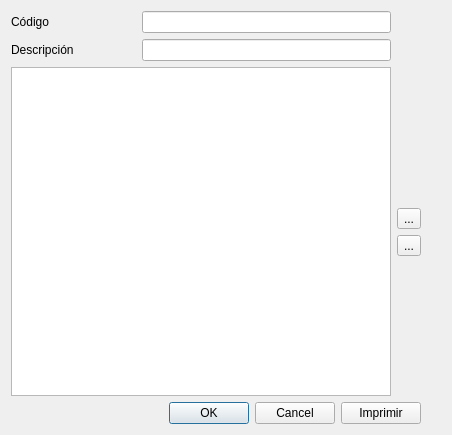
<?xml version="1.0" encoding="UTF-8"?>
<ui version="4.0">
 <class>KitFicha</class>
 <widget class="QDialog" name="KitFicha">
  <property name="geometry">
   <rect>
    <x>0</x>
    <y>0</y>
    <width>452</width>
    <height>435</height>
   </rect>
  </property>
  <property name="windowTitle">
   <string>Ficha de kit</string>
  </property>
  <layout class="QGridLayout" name="gridLayout_2">
   <item row="0" column="0">
    <layout class="QGridLayout" name="gridLayout">
     <item row="0" column="1" colspan="2">
      <widget class="QLineEdit" name="edtCodKit">
       <property name="enabled">
        <bool>true</bool>
       </property>
       <property name="readOnly">
        <bool>true</bool>
       </property>
      </widget>
     </item>
     <item row="0" column="0">
      <widget class="QLabel" name="label">
       <property name="text">
        <string>Código</string>
       </property>
      </widget>
     </item>
     <item row="1" column="0">
      <widget class="QLabel" name="label_3">
       <property name="text">
        <string>Descripción</string>
       </property>
      </widget>
     </item>
     <item row="1" column="1" colspan="2">
      <widget class="QLineEdit" name="edtNombre">
       <property name="enabled">
        <bool>true</bool>
       </property>
       <property name="maxLength">
        <number>150</number>
       </property>
      </widget>
     </item>
     <item row="3" column="3">
      <widget class="QToolButton" name="btnAniadirProd">
       <property name="text">
        <string>...</string>
       </property>
       <property name="icon">
        <iconset resource="../iconos.qrc">
         <normaloff>:/iconos/iconos/Add.ico</normaloff>:/iconos/iconos/Add.ico</iconset>
       </property>
      </widget>
     </item>
     <item row="4" column="3">
      <widget class="QToolButton" name="btnEliminarProd">
       <property name="text">
        <string>...</string>
       </property>
       <property name="icon">
        <iconset resource="../iconos.qrc">
         <normaloff>:/iconos/iconos/Delete.ico</normaloff>:/iconos/iconos/Delete.ico</iconset>
       </property>
      </widget>
     </item>
     <item row="2" column="0" rowspan="4" colspan="3">
      <widget class="QTableWidget" name="tableDetalles">
       <property name="editTriggers">
        <set>QAbstractItemView::NoEditTriggers</set>
       </property>
       <property name="alternatingRowColors">
        <bool>true</bool>
       </property>
       <property name="selectionBehavior">
        <enum>QAbstractItemView::SelectRows</enum>
       </property>
      </widget>
     </item>
    </layout>
   </item>
   <item row="1" column="0">
    <layout class="QHBoxLayout" name="horizontalLayout">
     <item>
      <widget class="QDialogButtonBox" name="buttonBox">
       <property name="orientation">
        <enum>Qt::Horizontal</enum>
       </property>
       <property name="standardButtons">
        <set>QDialogButtonBox::Cancel|QDialogButtonBox::Ok</set>
       </property>
      </widget>
     </item>
     <item>
      <widget class="QPushButton" name="btnImprimir">
       <property name="text">
        <string>Imprimir</string>
       </property>
      </widget>
     </item>
    </layout>
   </item>
   <item row="0" column="1">
    <spacer name="verticalSpacer">
     <property name="orientation">
      <enum>Qt::Vertical</enum>
     </property>
     <property name="sizeHint" stdset="0">
      <size>
       <width>20</width>
       <height>40</height>
      </size>
     </property>
    </spacer>
   </item>
  </layout>
 </widget>
 <tabstops>
  <tabstop>edtNombre</tabstop>
  <tabstop>btnAniadirProd</tabstop>
  <tabstop>btnEliminarProd</tabstop>
  <tabstop>edtCodKit</tabstop>
  <tabstop>tableDetalles</tabstop>
 </tabstops>
 <resources>
  <include location="../iconos.qrc"/>
 </resources>
 <connections>
  <connection>
   <sender>buttonBox</sender>
   <signal>accepted()</signal>
   <receiver>KitFicha</receiver>
   <slot>accept()</slot>
   <hints>
    <hint type="sourcelabel">
     <x>248</x>
     <y>254</y>
    </hint>
    <hint type="destinationlabel">
     <x>157</x>
     <y>274</y>
    </hint>
   </hints>
  </connection>
  <connection>
   <sender>buttonBox</sender>
   <signal>rejected()</signal>
   <receiver>KitFicha</receiver>
   <slot>reject()</slot>
   <hints>
    <hint type="sourcelabel">
     <x>316</x>
     <y>260</y>
    </hint>
    <hint type="destinationlabel">
     <x>286</x>
     <y>274</y>
    </hint>
   </hints>
  </connection>
 </connections>
</ui>
